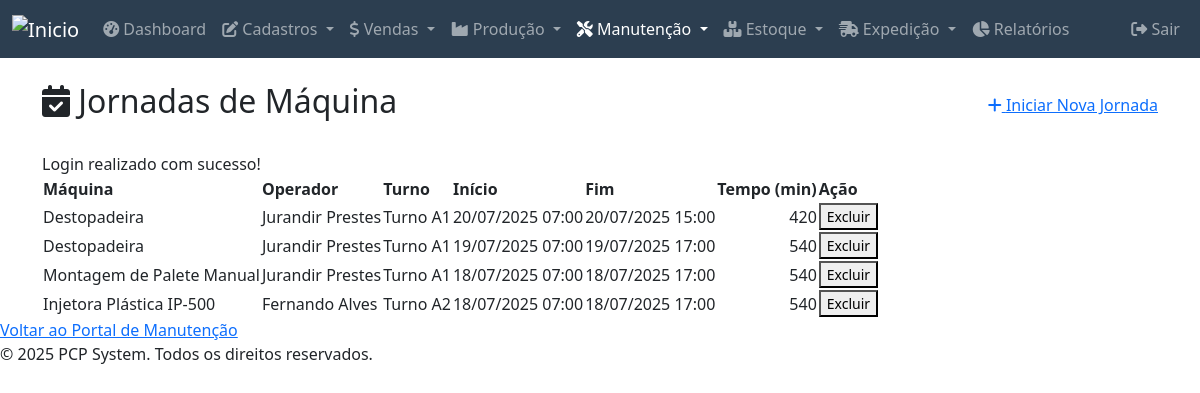
/modules/manutencao/jornada/index.php (signed in), run on the app's committed database.
### tables this page shows
CREATE TABLE `maquina_jornada_log` (
  `id` int(11) NOT NULL,
  `maquina_id` int(11) NOT NULL,
  `operador_id` int(11) NOT NULL,
  `turno_id` int(11) NOT NULL,
  `data_hora_inicio` datetime NOT NULL,
  `data_hora_fim` datetime DEFAULT NULL,
  `duracao_minutos` int(11) DEFAULT NULL
);

CREATE TABLE `maquinas` (
  `id` int(11) NOT NULL,
  `nome` varchar(100) NOT NULL,
  `descricao` text DEFAULT NULL,
  `status` enum('operacional','manutencao','parada') NOT NULL DEFAULT 'operacional',
  `numero_serie` varchar(50) DEFAULT NULL,
  `tag_ativo` varchar(30) DEFAULT NULL,
  `fabricante` varchar(100) DEFAULT NULL,
  `modelo_maquina` varchar(50) DEFAULT NULL,
  `tipo_maquina` varchar(50) DEFAULT NULL,
  `localizacao` varchar(100) DEFAULT NULL,
  `data_aquisicao` date DEFAULT NULL,
  `data_ultima_manutencao` date DEFAULT NULL,
  `capacidade_hora` decimal(10,2) DEFAULT NULL,
  `unidade_capacidade` varchar(20) DEFAULT NULL,
  `deleted_at` datetime DEFAULT NULL
);

CREATE TABLE `operadores` (
  `id` int(11) NOT NULL,
  `matricula` varchar(20) NOT NULL,
  `username` varchar(50) DEFAULT NULL,
  `cargo` varchar(100) DEFAULT NULL,
  `ativo` tinyint(1) NOT NULL DEFAULT 1,
  `password_hash` varchar(255) DEFAULT NULL,
  `nome` varchar(100) NOT NULL,
  `localizacao` varchar(100) DEFAULT NULL,
  `deleted_at` datetime DEFAULT NULL
);

CREATE TABLE `turnos` (
  `id` int(11) NOT NULL,
  `nome_turno` varchar(50) NOT NULL COMMENT 'Ex: Turno A1, Turno B1, Tarde',
  `hora_inicio` time NOT NULL,
  `hora_fim` time NOT NULL,
  `created_at` timestamp NOT NULL DEFAULT current_timestamp(),
  `updated_at` timestamp NOT NULL DEFAULT current_timestamp() ON UPDATE current_timestamp(),
  `deleted_at` datetime DEFAULT NULL
);

### public_html/modules/manutencao/jornada/index.php (the view, shortened to what this page needs)
<?php
require_once __DIR__ . '/../../../includes/header.php';
$conn = connectDB();
$sql = "SELECT
            mjl.id, mjl.data_hora_inicio, mjl.data_hora_fim, mjl.duracao_minutos,
            m.nome as maquina_nome, o.nome as operador_nome, t.nome_turno,
            (SELECT SUM(COALESCE(jpl.duracao_minutos, 0))
             FROM jornada_pausas_log jpl
             WHERE jpl.jornada_log_id = mjl.id) as total_pausas_minutos
        FROM maquina_jornada_log mjl
        JOIN maquinas m ON mjl.maquina_id = m.id
        JOIN operadores o ON mjl.operador_id = o.id
        JOIN turnos t ON mjl.turno_id = t.id
        ORDER BY mjl.id DESC";
$jornadas = $conn->query($sql)->fetch_all(MYSQLI_ASSOC);
?>
<div class="container mt-4">
    <div class="d-flex justify-content-between align-items-center mb-4">
        <h2><i class="fas fa-calendar-check"></i> Jornadas de Máquina</h2>
        <a href="adicionar.php" class="button add"><i class="fas fa-plus"></i> Iniciar Nova Jornada</a>
    </div>
    <?php if (isset($_SESSION['message'])): ?>
    <div class="message <?php echo htmlspecialchars($_SESSION['message_type']); ?>"><?php echo $_SESSION['message']; ?></div>
    <?php endif; ?>
    <table>
        <thead>
            <tr>
                <th>Máquina</th>
                <th>Operador</th>
                <th>Turno</th>
                <th>Início</th>
                <th>Fim</th>
                <th class="text-end">Tempo (min)</th>
                <th>Ação</th>
            </tr>
        </thead>
        <tbody>
            <?php foreach ($jornadas as $jornada):
                $duracao_total = (int)($jornada['duracao_minutos'] ?? 0);
                $total_pausas = (int)($jornada['total_pausas_minutos'] ?? 0);
                $duracao_efetiva = $duracao_total - $total_pausas;
            ?>
                <tr>
                    <td><?php echo htmlspecialchars($jornada['maquina_nome']); ?></td>
                    <td><?php echo htmlspecialchars($jornada['operador_nome']); ?></td>
                    <td><?php echo htmlspecialchars($jornada['nome_turno']); ?></td>
                    <td><?php echo date('d/m/Y H:i', strtotime($jornada['data_hora_inicio'])); ?></td>
                    <td><?php echo $jornada['data_hora_fim'] ? date('d/m/Y H:i', strtotime($jornada['data_hora_fim'])) : 'Em aberto'; ?></td>
                    <td class="text-end"><?php echo $jornada['data_hora_fim'] ? htmlspecialchars($duracao_efetiva) : ''; ?></td>
                    <td>
                        <button class="button delete small" onclick="showDeleteModal('maquina_jornada_log', <?php echo $jornada['id']; ?>)">Excluir</button>
                    </td>
                </tr>
            <?php endforeach; ?>
        </tbody>
    </table>
</div>
    <a href="../index.php" class="back-link mt-4">Voltar ao Portal de Manutenção</a>
<?php require_once __DIR__ . '/../../../includes/footer.php'; ?>

### data on the page
maquina_jornada_log: maquina.nome "Destopadeira", operador.nome "Jurandir Prestes", turno.nome_turno "Turno A1", data_hora_inicio "20/07/2025 07:00", data_hora_fim "20/07/2025 15:00", duracao_efetiva "420"
maquina_jornada_log: maquina.nome "Destopadeira", operador.nome "Jurandir Prestes", turno.nome_turno "Turno A1", data_hora_inicio "19/07/2025 07:00", data_hora_fim "19/07/2025 17:00", duracao_efetiva "540"
maquina_jornada_log: maquina.nome "Montagem de Palete Manual", operador.nome "Jurandir Prestes", turno.nome_turno "Turno A1", data_hora_inicio "18/07/2025 07:00", data_hora_fim "18/07/2025 17:00", duracao_efetiva "540"
maquina_jornada_log: maquina.nome "Injetora Plástica IP-500", operador.nome "Fernando Alves", turno.nome_turno "Turno A2", data_hora_inicio "18/07/2025 07:00", data_hora_fim "18/07/2025 17:00", duracao_efetiva "540"

### other printed values
$_SESSION['message'] "Login realizado com sucesso!"
